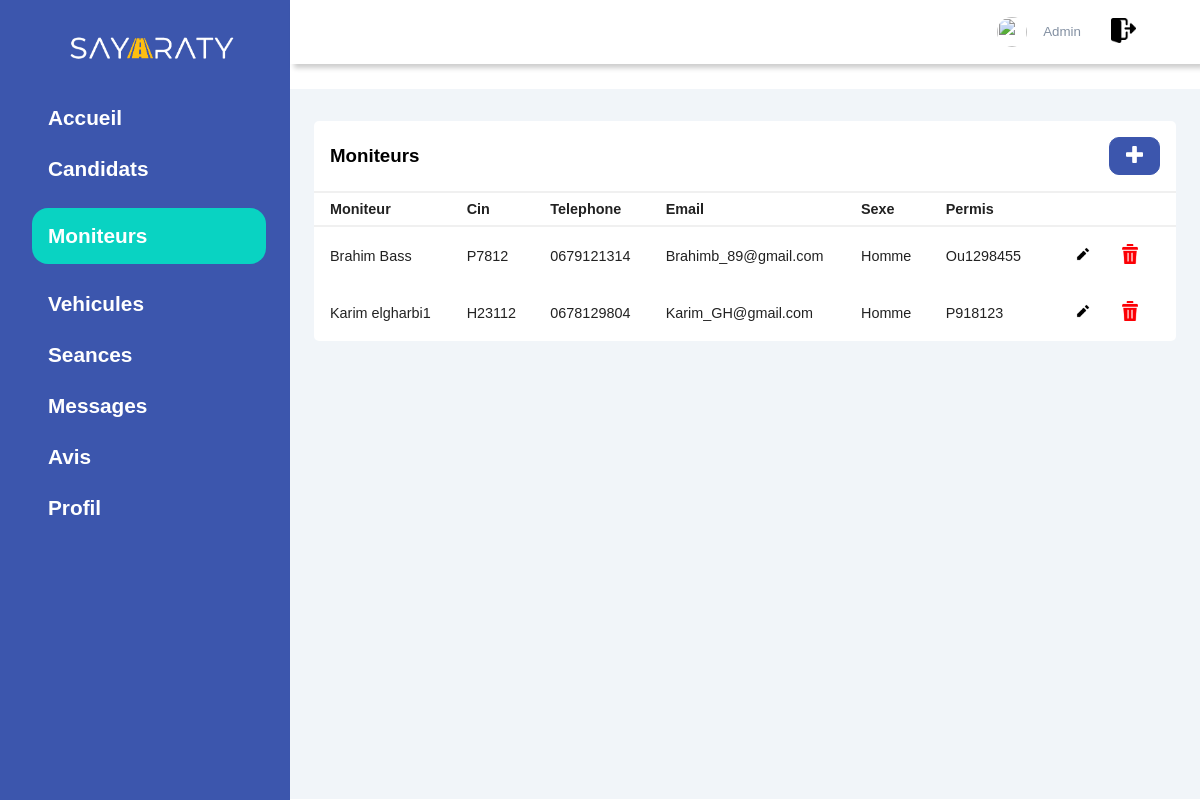
Screenshot of /Administrateur/Pages/moniteur.php with the database file from the repository.
### tables this page shows
CREATE TABLE `moniteur` (
  `Login_moniteur` varchar(30) NOT NULL,
  `Password` varchar(200) DEFAULT NULL,
  `Nom` varchar(30) DEFAULT NULL,
  `Email_moniteur` varchar(30) DEFAULT NULL,
  `Sexe_moniteur` varchar(6) DEFAULT NULL,
  `Num_telephone_moniteur` varchar(15) DEFAULT NULL,
  `Num_CIN_moniteur` varchar(10) DEFAULT NULL,
  `num_permis` varchar(20) DEFAULT NULL,
  `Photo_moniteur` varchar(100) DEFAULT NULL
);

### Administrateur/Pages/moniteur.php (the view, shortened to what this page needs)
<!DOCTYPE html>
<!doctype html>
<html>
   <head>
       <link rel="stylesheet" href="https://cdn-uicons.flaticon.com/uicons-bold-rounded/css/uicons-bold-rounded.css">
       <link rel="stylesheet" href="../styles/style_moniteur.css">
   </head>
   <body >
   <?PHP
     require("../../PHP/Connexion_BD.php");
$query = "SELECT * FROM administrateur WHERE Login_admin='".$_SESSION["login"]."'";
$ligne = mysqli_fetch_row(mysqli_query($connect,$query));
   echo '  <div class="sidebar">
            <div class="brand">
            <a href="../"><img src="../image/SAYARATY_LOGO.png"><a>
            </div>
            <div class="menu">
                <ul>
                   <li>
                    <a href="../index.php" ><span class="dash">Accueil</span></a>
                   </li>
                   <li>
                    <a href="candidat.php" ><span class="condidats">Candidats</span></a>
                   </li>
                   <li>
                    <a  href="#" class="active"><span class="moniteur">  Moniteurs </span></a>
                   </li>
                   <li>
                    <a href=" vehicule.php"><span class="voitures">Vehicules</span></a>
                   </li>
                   <li>
                   <a href="seance.php"><span class="">Seances</span></a>
                  </li>
                    <li>
                    <a href="message.php"><span class="">Messages</span></a>
                   </li>
                  <li>
                   <a href="Avis.php"><span class="">Avis</span></a>
                  </li>
                  <li>
                   <a href="profile.php"><span class="">Profil</span></a>
                  </li>
                </ul>
            </div>
      </div>
      <div class="main_cont">
        <header>
             <h2 >
                <label for="">
                    <span  class="hello"></span>
                </label>
             </h2>
             <div class="condidat">
                <img id="hi" src="'.$ligne[6].'" onclick="toggle" width="30px" height="30px"  alt="">
                <div >
                    <h4 id="Menu">'.$_SESSION["login"].'</h4>
                    <small>Admin</small></a>
                </div>
                <a href="../../PHP/Deconnexion.php">
             <img id="hiii" src="../image/loging out.png" width="25px" height="25px">
             </a>
             </div>
        </header>
        <main>
        <div class="recent">
                <div class="project">
                   <div class="card2">
                      <div class="card_h">
                         <h3> Moniteurs </h3>
                         <button><a id="nn" href="../ajout/ajout_moniteur.php" ><img src="../image/plus.png"  width="17px" height="17px" ></a> </button>
                      </div>
                      <div class="card_body">
                        <div class="table_res">
                            <table width="100%">
                                <thead>
                                   <tr>
                                      <td> Moniteur </td>
                                      <td> Cin </td>
                                      <td> Telephone </td>
                                      <td> Email </td>
                                      <td> Sexe </td>
                                      <td> Permis </td>
                                   </tr>
                                </thead>  ';
                                $requete = mysqli_query($connect , "SELECT * FROM moniteur");
                                while($ligne = mysqli_fetch_assoc($requete)){
                                        echo ' <tbody>
                                         <tr>
                                             <td>'.$ligne['Nom'].'</td>
                                             <td>'.$ligne['Num_CIN_moniteur'].'</td>
                                             <td>'.$ligne['Num_telephone_moniteur'].'</td>
                                             <td>'.$ligne['Email_moniteur'].'</td>
                                             <td>'.$ligne['Sexe_moniteur'].'</td>
                                             <td>'.$ligne['num_permis'].'</td>
                                            <td> <button id="aaa" value="Supprimer"><a href="../Modifier/modifier_moniteur.php?up='.$ligne["Login_moniteur"].'"><image class="image_delete"  title"="Modifier"  src="../image/crayon.png" ></a></buttom></td>
                                            <td> <button id="aaaa" value="Supprimer"><a title"="Supprimer" onclick=\' javascript: return confirm("Êtes-vous sûr de vouloir supprimer?")\' href="../supp/supp_monit.php?login='.$ligne["Login_moniteur"].'"><image class="image_delete" src="../image/delete.png" ></a></buttom></td>
                                             </td>
                                         </tr>' ;
                                     }
 echo'                               </tbody>
                              </table>
                        </div>
                      </div>
                   </div>
                </div>
                <div class="custmer">
                </div>
            </div>
        </main>
      </div>
   </body>
</html>   '
?>

### Administrateur/styles/style_moniteur.css (style rules this page uses)
#hi { margin-right: 1rem; border-radius: 50%; cursor: pointer; margin-left: 30px; }
#aaa { background:#ffffff; border-radius:10px ; color:#fff; font-size: .8rem; padding: 0.5rem 1rem ; margin-right: -40px; border: 1px solid #ffffff; }
#hiii { margin-right: 1rem; cursor: pointer; margin-left: 30px; border-radius: 0%; }
#aaaa { background:#ffffff; border-radius:10px ; color:#fff; font-size: .8rem; padding: 0.5rem 1rem ; border: 1px solid #ffffff; }
.image_delete { width:20px; }
* { padding: 0; margin: 0; box-sizing: border-box; list-style-type: none ; text-decoration: none; font-family: 'Poppins', sans-serif; }
.sidebar { width: 290px; position: fixed; left: 0; top: 0; height:100%; background: #3c56ad; z-index: 100; }
.brand img { width:200px; margin-left:20px; }
.brand { height: 90px; padding: 1rem 0rem 1rem 2rem; color: #fff; }
.active { background: rgb(9, 211, 194); padding-top:1rem ; padding-bottom: 1rem; color:#3c56ad; border-radius: 1rem; margin-right: 1.5rem; }
.menu li { width: 100%; margin-bottom: 1.7rem; padding-left: 2rem; }
.menu a span:first-child { font-size: 1.3rem; padding-right: 1rem; }
.menu { margin-top: 1rem; }
.menu a { padding-left: 1rem; display: block; color: rgb(255, 255, 255); font-size: 1.1rem; font-family: 'Courier New', Courier, monospace; font-weight: bold; }
.main_cont { margin-left: 290px; }
header { display: flex; background: #fff; justify-content: space-between; padding: 1rem 3rem; box-shadow: 4px 4px 5px rgba(0,0,0,0.2); position: fixed; left: 290px; width: calc(100% - 290px); top: 0; z-index: 100; }
header h2 { color :#555; }
header label span { font-size: 1.7rem; padding-right: 1rem; }
.condidat { display: flex; align-items: center; }
.condidat img { border-radius: 50%; margin-right: 1rem; }
.condidat small { display: inline-block; color :#8390A2; }
main { margin-top: 89px; padding: 2rem 1.5rem; background: #f1f5f9; min-height: calc(100vh - 90px); }
.dash { display: grid; grid-template-columns: repeat(4,1fr ); grid-gap: 2rem ; margin-top: 1rem; }
.recent { display: grid; grid-gap:2rem ; margin-top: 0rem; }
.card2 { background: #fff; border-radius: 5px; }
.card_h { padding: 1rem; }
.card_h { display:flex; justify-content: space-between; align-items: center; border-bottom: 1px solid #f0f0f0 ; }
.card_h button { background:#3c56ad; border-radius:10px ; color:#fff; font-size: .8rem; padding: 0.5rem 1rem ; border: 1px solid #3c56ad; }
table { border-collapse: collapse; }
thead tr { border-top: 1px solid #f0f0f0; border-bottom: 2px solid #f0f0f0; }
thead td { font-weight: 700; }
td { padding: .5rem 1rem; font-size: .9rem; color:#222; }
tr td:last-child { display: flex; align-items: center; }
.table_res { width: 100%; overflow-x: auto; }

### rows the page displays
moniteur: Nom "Brahim Bass", Num_CIN_moniteur "P7812", Num_telephone_moniteur "0679121314", Email_moniteur "Brahimb_89@gmail.com", Sexe_moniteur "Homme", num_permis "Ou1298455"
moniteur: Nom "Karim elgharbi1", Num_CIN_moniteur "H23112", Num_telephone_moniteur "0678129804", Email_moniteur "Karim_GH@gmail.com", Sexe_moniteur "Homme", num_permis "P918123"
